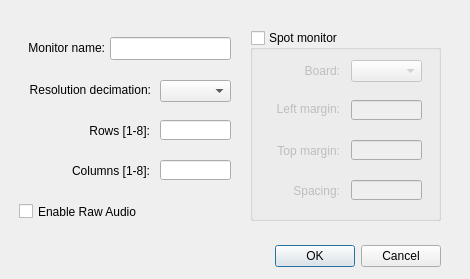
<ui version="4.0" >
 <class>MonitorDialog</class>
 <widget class="QDialog" name="MonitorDialog" >
  <property name="geometry" >
   <rect>
    <x>0</x>
    <y>0</y>
    <width>470</width>
    <height>279</height>
   </rect>
  </property>
  <property name="windowTitle" >
   <string>Monitor Settings</string>
  </property>
  <widget class="QLabel" name="label_2" >
   <property name="geometry" >
    <rect>
     <x>20</x>
     <y>80</y>
     <width>131</width>
     <height>20</height>
    </rect>
   </property>
   <property name="text" >
    <string>Resolution decimation:</string>
   </property>
   <property name="alignment" >
    <set>Qt::AlignRight|Qt::AlignTrailing|Qt::AlignVCenter</set>
   </property>
  </widget>
  <widget class="QLabel" name="label_1" >
   <property name="geometry" >
    <rect>
     <x>14</x>
     <y>37</y>
     <width>91</width>
     <height>21</height>
    </rect>
   </property>
   <property name="text" >
    <string>Monitor name:</string>
   </property>
   <property name="alignment" >
    <set>Qt::AlignRight|Qt::AlignTrailing|Qt::AlignVCenter</set>
   </property>
  </widget>
  <widget class="QCheckBox" name="uiChkBoxEnableRawAudio" >
   <property name="geometry" >
    <rect>
     <x>19</x>
     <y>201</y>
     <width>131</width>
     <height>21</height>
    </rect>
   </property>
   <property name="text" >
    <string>Enable Raw Audio</string>
   </property>
  </widget>
  <widget class="QComboBox" name="decimationCombo" >
   <property name="geometry" >
    <rect>
     <x>160</x>
     <y>80</y>
     <width>71</width>
     <height>22</height>
    </rect>
   </property>
  </widget>
  <widget class="QLineEdit" name="rowsEdit" >
   <property name="geometry" >
    <rect>
     <x>160</x>
     <y>120</y>
     <width>71</width>
     <height>20</height>
    </rect>
   </property>
  </widget>
  <widget class="QLineEdit" name="colsEdit" >
   <property name="geometry" >
    <rect>
     <x>160</x>
     <y>160</y>
     <width>71</width>
     <height>20</height>
    </rect>
   </property>
  </widget>
  <widget class="QLabel" name="label_4" >
   <property name="geometry" >
    <rect>
     <x>58</x>
     <y>160</y>
     <width>92</width>
     <height>21</height>
    </rect>
   </property>
   <property name="text" >
    <string>Columns [1-8]:</string>
   </property>
   <property name="alignment" >
    <set>Qt::AlignRight|Qt::AlignTrailing|Qt::AlignVCenter</set>
   </property>
  </widget>
  <widget class="QLabel" name="label_3" >
   <property name="geometry" >
    <rect>
     <x>58</x>
     <y>120</y>
     <width>92</width>
     <height>21</height>
    </rect>
   </property>
   <property name="text" >
    <string>Rows [1-8]:</string>
   </property>
   <property name="alignment" >
    <set>Qt::AlignRight|Qt::AlignTrailing|Qt::AlignVCenter</set>
   </property>
  </widget>
  <widget class="QLineEdit" name="nameEdit" >
   <property name="geometry" >
    <rect>
     <x>110</x>
     <y>37</y>
     <width>121</width>
     <height>23</height>
    </rect>
   </property>
  </widget>
  <widget class="QGroupBox" name="smoGroup" >
   <property name="geometry" >
    <rect>
     <x>250</x>
     <y>30</y>
     <width>191</width>
     <height>191</height>
    </rect>
   </property>
   <property name="focusPolicy" >
    <enum>Qt::TabFocus</enum>
   </property>
   <property name="title" >
    <string>Spot monitor</string>
   </property>
   <property name="checkable" >
    <bool>true</bool>
   </property>
   <property name="checked" >
    <bool>false</bool>
   </property>
   <widget class="QComboBox" name="boardCombo" >
    <property name="geometry" >
     <rect>
      <x>101</x>
      <y>30</y>
      <width>71</width>
      <height>22</height>
     </rect>
    </property>
   </widget>
   <widget class="QLineEdit" name="smoLeftMarginEdit" >
    <property name="geometry" >
     <rect>
      <x>101</x>
      <y>70</y>
      <width>71</width>
      <height>20</height>
     </rect>
    </property>
   </widget>
   <widget class="QLineEdit" name="smoTopMarginEdit" >
    <property name="geometry" >
     <rect>
      <x>101</x>
      <y>110</y>
      <width>71</width>
      <height>20</height>
     </rect>
    </property>
   </widget>
   <widget class="QLineEdit" name="smoSpacingEdit" >
    <property name="geometry" >
     <rect>
      <x>101</x>
      <y>150</y>
      <width>71</width>
      <height>20</height>
     </rect>
    </property>
   </widget>
   <widget class="QLabel" name="label_6" >
    <property name="geometry" >
     <rect>
      <x>20</x>
      <y>70</y>
      <width>70</width>
      <height>17</height>
     </rect>
    </property>
    <property name="text" >
     <string>Left margin:</string>
    </property>
    <property name="alignment" >
     <set>Qt::AlignRight|Qt::AlignTrailing|Qt::AlignVCenter</set>
    </property>
   </widget>
   <widget class="QLabel" name="label_7" >
    <property name="geometry" >
     <rect>
      <x>20</x>
      <y>110</y>
      <width>70</width>
      <height>21</height>
     </rect>
    </property>
    <property name="text" >
     <string>Top margin:</string>
    </property>
    <property name="alignment" >
     <set>Qt::AlignRight|Qt::AlignTrailing|Qt::AlignVCenter</set>
    </property>
   </widget>
   <widget class="QLabel" name="label_8" >
    <property name="geometry" >
     <rect>
      <x>20</x>
      <y>150</y>
      <width>70</width>
      <height>21</height>
     </rect>
    </property>
    <property name="text" >
     <string>Spacing:</string>
    </property>
    <property name="alignment" >
     <set>Qt::AlignRight|Qt::AlignTrailing|Qt::AlignVCenter</set>
    </property>
   </widget>
   <widget class="QLabel" name="label_5" >
    <property name="geometry" >
     <rect>
      <x>20</x>
      <y>30</y>
      <width>70</width>
      <height>21</height>
     </rect>
    </property>
    <property name="text" >
     <string>Board:</string>
    </property>
    <property name="alignment" >
     <set>Qt::AlignRight|Qt::AlignTrailing|Qt::AlignVCenter</set>
    </property>
   </widget>
  </widget>
  <widget class="QDialogButtonBox" name="buttonBox" >
   <property name="geometry" >
    <rect>
     <x>270</x>
     <y>240</y>
     <width>171</width>
     <height>32</height>
    </rect>
   </property>
   <property name="orientation" >
    <enum>Qt::Horizontal</enum>
   </property>
   <property name="standardButtons" >
    <set>QDialogButtonBox::Cancel|QDialogButtonBox::NoButton|QDialogButtonBox::Ok</set>
   </property>
  </widget>
 </widget>
 <tabstops>
  <tabstop>nameEdit</tabstop>
  <tabstop>decimationCombo</tabstop>
  <tabstop>rowsEdit</tabstop>
  <tabstop>colsEdit</tabstop>
  <tabstop>smoGroup</tabstop>
  <tabstop>boardCombo</tabstop>
  <tabstop>smoLeftMarginEdit</tabstop>
  <tabstop>smoTopMarginEdit</tabstop>
  <tabstop>smoSpacingEdit</tabstop>
  <tabstop>buttonBox</tabstop>
 </tabstops>
 <resources/>
 <connections>
  <connection>
   <sender>buttonBox</sender>
   <signal>accepted()</signal>
   <receiver>MonitorDialog</receiver>
   <slot>accept()</slot>
   <hints>
    <hint type="sourcelabel" >
     <x>248</x>
     <y>254</y>
    </hint>
    <hint type="destinationlabel" >
     <x>157</x>
     <y>274</y>
    </hint>
   </hints>
  </connection>
  <connection>
   <sender>buttonBox</sender>
   <signal>rejected()</signal>
   <receiver>MonitorDialog</receiver>
   <slot>reject()</slot>
   <hints>
    <hint type="sourcelabel" >
     <x>316</x>
     <y>260</y>
    </hint>
    <hint type="destinationlabel" >
     <x>286</x>
     <y>274</y>
    </hint>
   </hints>
  </connection>
 </connections>
</ui>
